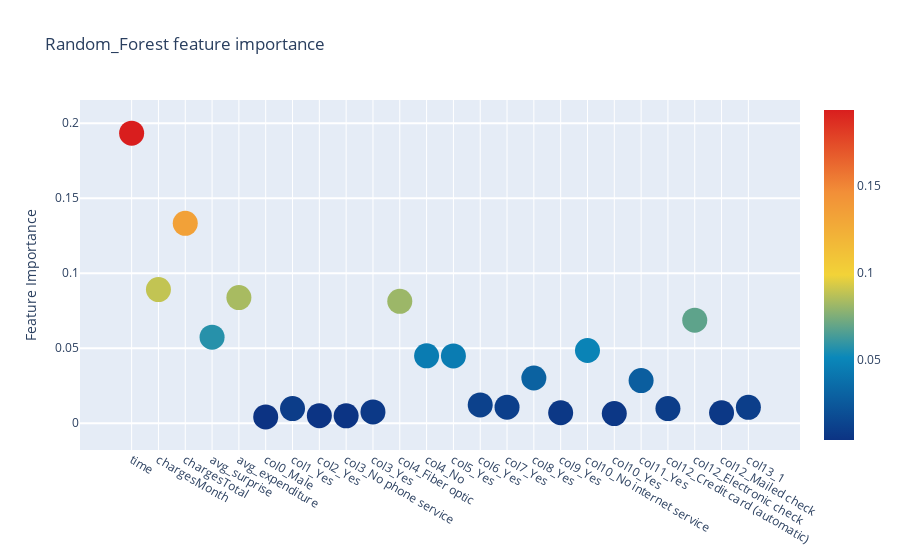

This figure's notebook cell:
### Code cell
Feature_Importance_plot(feature_dataframe, "Random_Forest") 
#Feature_Importance_plot(feature_dataframe, "AdaBoost_(d=1)")
#Feature_Importance_plot(feature_dataframe, "AdaBoost_(d=2)")

### Figure 1 — Plotly figure (JSON) as saved in the notebook; plotly's stock layout.template omitted (floating-point values rounded to 4 significant figures)
{"data": [{"marker": {"color": [0.1934, 0.08916, 0.1333, 0.05743, 0.08381, 0.004278, 0.009796, 0.005056, 0.004975, 0.007579, 0.08132, 0.045, 0.04493, 0.01224, 0.01074, 0.03021, 0.007031, 0.04851, 0.006496, 0.02847, 0.009829, 0.06875, 0.007004, 0.01064], "colorscale": [[0, "rgb(12,51,131)"], [0.25, "rgb(10,136,186)"], [0.5, "rgb(242,211,56)"], [0.75, "rgb(242,143,56)"], [1, "rgb(217,30,30)"]], "showscale": true, "size": 25, "sizemode": "diameter", "sizeref": 1}, "mode": "markers", "text": ["time", "chargesMonth", "chargesTotal", "avg_surprise", "avg_expenditure", "col0_Male", "col1_Yes", "col2_Yes", "col3_No phone service", "col3_Yes", "col4_Fiber optic", "col4_No", "col5_Yes", "col6_Yes", "col7_Yes", "col8_Yes", "col9_Yes", "col10_No internet service", "col10_Yes", "col11_Yes", "col12_Credit card (automatic)", "col12_Electronic check", "col12_Mailed check", "col13_1"], "type": "scatter", "x": ["time", "chargesMonth", "chargesTotal", "avg_surprise", "avg_expenditure", "col0_Male", "col1_Yes", "col2_Yes", "col3_No phone service", "col3_Yes", "col4_Fiber optic", "col4_No", "col5_Yes", "col6_Yes", "col7_Yes", "col8_Yes", "col9_Yes", "col10_No internet service", "col10_Yes", "col11_Yes", "col12_Credit card (automatic)", "col12_Electronic check", "col12_Mailed check", "col13_1"], "y": [0.1934, 0.08916, 0.1333, 0.05743, 0.08381, 0.004278, 0.009796, 0.005056, 0.004975, 0.007579, 0.08132, 0.045, 0.04493, 0.01224, 0.01074, 0.03021, 0.007031, 0.04851, 0.006496, 0.02847, 0.009829, 0.06875, 0.007004, 0.01064]}], "layout": {"autosize": true, "hovermode": "closest", "showlegend": false, "title": {"text": "Random_Forest feature importance"}, "yaxis": {"gridwidth": 2, "ticklen": 5, "title": {"text": "Feature Importance"}}}}
